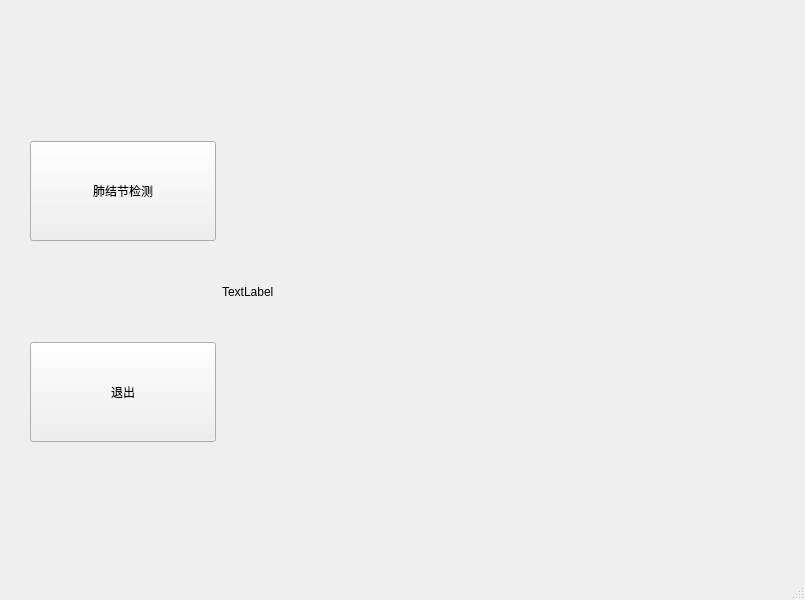
<?xml version="1.0" encoding="UTF-8"?>
<ui version="4.0">
 <class>MainWindow</class>
 <widget class="QMainWindow" name="MainWindow">
  <property name="geometry">
   <rect>
    <x>0</x>
    <y>0</y>
    <width>805</width>
    <height>600</height>
   </rect>
  </property>
  <property name="windowTitle">
   <string>MainWindow</string>
  </property>
  <widget class="QWidget" name="centralwidget">
   <widget class="QWidget" name="">
    <property name="geometry">
     <rect>
      <x>30</x>
      <y>46</y>
      <width>751</width>
      <height>491</height>
     </rect>
    </property>
    <layout class="QHBoxLayout" name="horizontalLayout" stretch="1,3">
     <item>
      <layout class="QVBoxLayout" name="verticalLayout">
       <item>
        <widget class="QPushButton" name="pushButton">
         <property name="minimumSize">
          <size>
           <width>0</width>
           <height>100</height>
          </size>
         </property>
         <property name="text">
          <string>肺结节检测</string>
         </property>
        </widget>
       </item>
       <item>
        <widget class="QPushButton" name="pushButton_2">
         <property name="minimumSize">
          <size>
           <width>0</width>
           <height>100</height>
          </size>
         </property>
         <property name="text">
          <string>退出</string>
         </property>
        </widget>
       </item>
      </layout>
     </item>
     <item>
      <widget class="QLabel" name="label">
       <property name="text">
        <string>TextLabel</string>
       </property>
      </widget>
     </item>
    </layout>
   </widget>
  </widget>
  <widget class="QMenuBar" name="menubar">
   <property name="geometry">
    <rect>
     <x>0</x>
     <y>0</y>
     <width>805</width>
     <height>26</height>
    </rect>
   </property>
  </widget>
  <widget class="QStatusBar" name="statusbar"/>
 </widget>
 <resources/>
 <connections/>
</ui>
